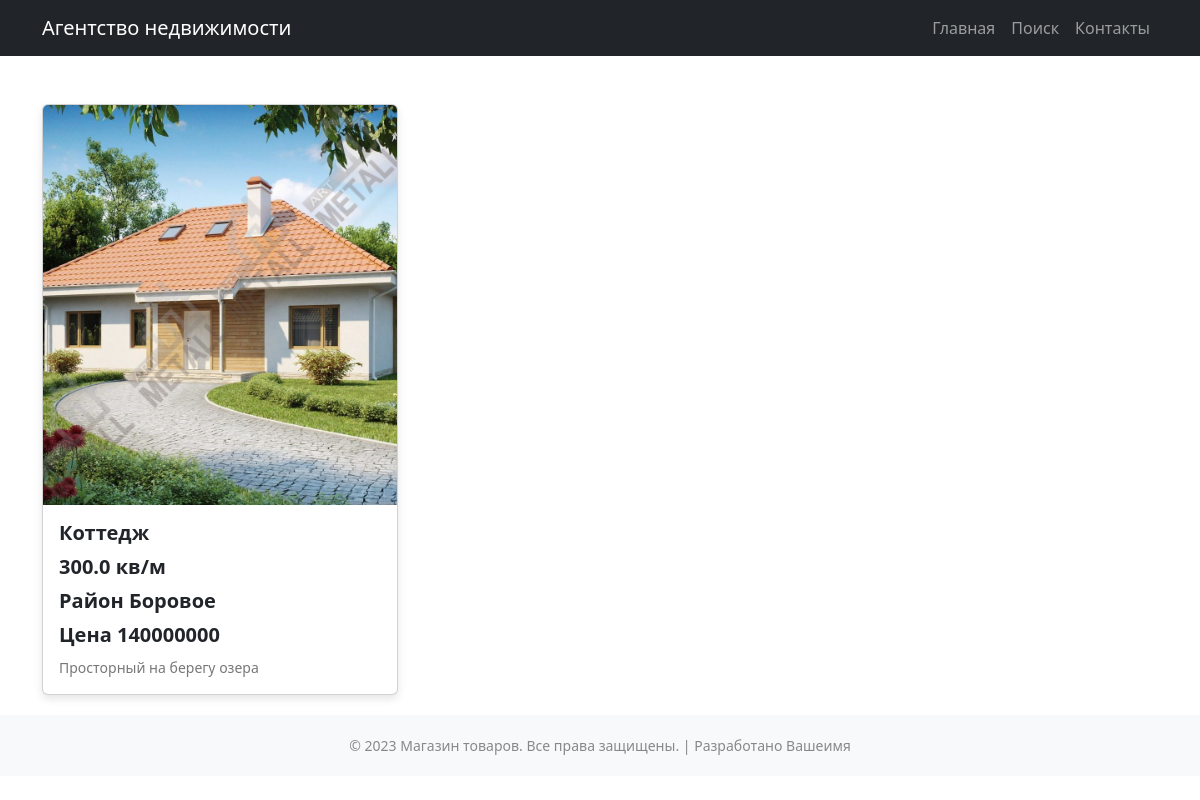
/home/1, run on the app's committed database.
### homes/models.py (models this page shows)
class Home(models.Model):
    title = models.CharField(max_length=200, blank=True,null=True)
    info = models.TextField()
    s = models.FloatField()
    district = models.CharField(max_length=200)
    cost = models.IntegerField()
    img = models.ImageField(upload_to='img', blank=True, null=True)
    def __str__(self):
        return self.title

### homes/views.py (the view)
# urls.py: path('home/<int:pk>', detail_view, name='detail_page'),
def detail_view(request, pk):
    home = Home.objects.get(id=pk)
    print('*******************')
    print(home)
    print('*******************')
    return render(request, 'detail.html', {'home': home})

### templates/detail.html
{% extends 'base.html' %}
{% block content %}
<br>
<br>
<div class="container">
    <div class="row">
      <div class="col-md-4">
        <div class="card">
          {% if home.img %}
          <img src="{{ home.img.url }}" class="card-img-top" alt="Товар 1">
          {% else %}
          <img src="https://edit.org/images/cat/book-covers-big-2019101610.jpg" class="card-img-top" alt="Товар 1">
          {% endif %}
          <div class="card-body">
            <h5 class="card-title">{{ home.title }}</h5>
            <h5 class="card-title">{{ home.s }} кв/м</h5>
            <h5 class="card-title">Район {{ home.district }}</h5>
            <h5 class="card-title">Цена {{ home.cost }}</h5>
            <p class="card-text">{{ home.info }}</p>
          </div>
        </div>
      </div>
    </div>
  </div>
{% endblock %}

### static/css/customcss.css (style rules this page uses)
.card { margin-bottom: 20px; box-shadow: 0 4px 8px rgba(0,0,0,0.1); transition: transform 0.3s; }
.card img { height: 400px; object-fit: cover; }
.card-title { margin-bottom: 10px; font-size: 20px; font-weight: bold; }
.card-text { color: #777; font-size: 14px; }

### data on the page
Home: img (picture), title "Коттедж", s "300.0", district "Боровое", cost "140000000", info "Просторный на берегу озера"
